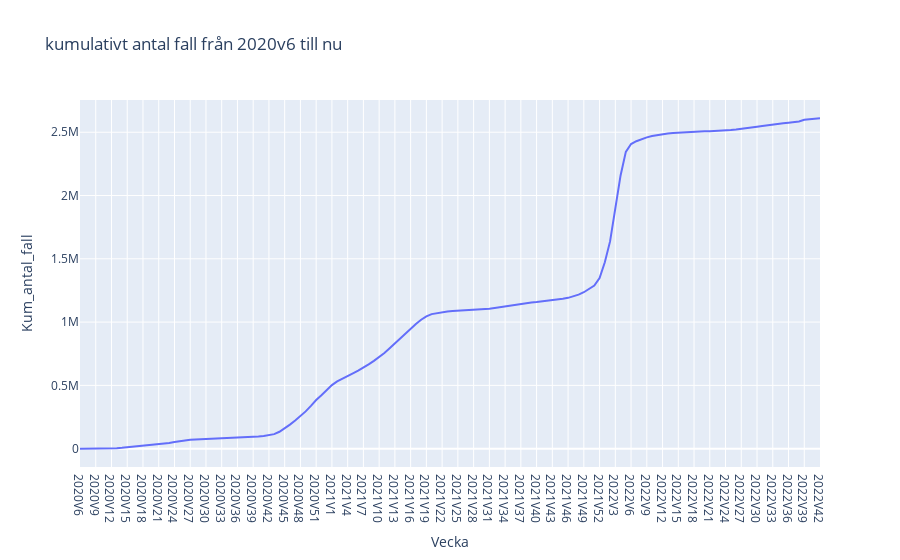

The cell this chart's notebook holds for it:
### Code cell
# använda plotly
fig = px.line(
    df, x="Vecka", y="Kum_antal_fall", title="kumulativt antal fall från 2020v6 till nu"
)
fig.show()
# fig.write_html("uppgift 1f.html", auto_open = True)

### Figure 1 — Plotly figure (JSON) as saved in the notebook; plotly's stock layout.template omitted (floating-point values rounded to 4 significant figures; data arrays with more than 128 entries replaced by an {"elided": "..."} marker saying what was removed)
{"data": [{"hovertemplate": "Vecka=%{x}<br>Kum_antal_fall=%{y}<extra></extra>", "legendgroup": "", "line": {"color": "#636efa", "dash": "solid"}, "marker": {"symbol": "circle"}, "mode": "lines", "name": "", "orientation": "v", "showlegend": false, "type": "scatter", "x": {"elided": "142 str values"}, "xaxis": "x", "y": {"elided": "142 int values"}, "yaxis": "y"}], "layout": {"legend": {"tracegroupgap": 0}, "title": {"text": "kumulativt antal fall från 2020v6 till nu"}, "xaxis": {"anchor": "y", "domain": [0, 1], "title": {"text": "Vecka"}}, "yaxis": {"anchor": "x", "domain": [0, 1], "title": {"text": "Kum_antal_fall"}}}}
